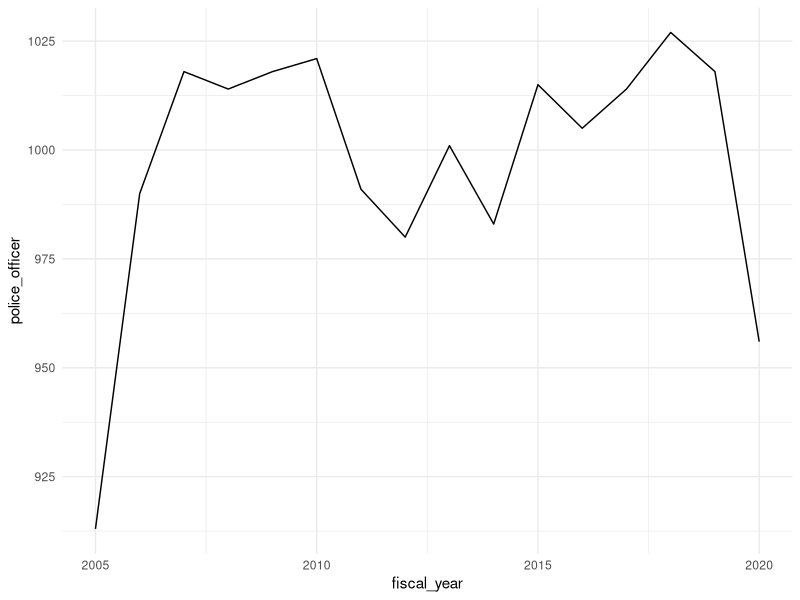
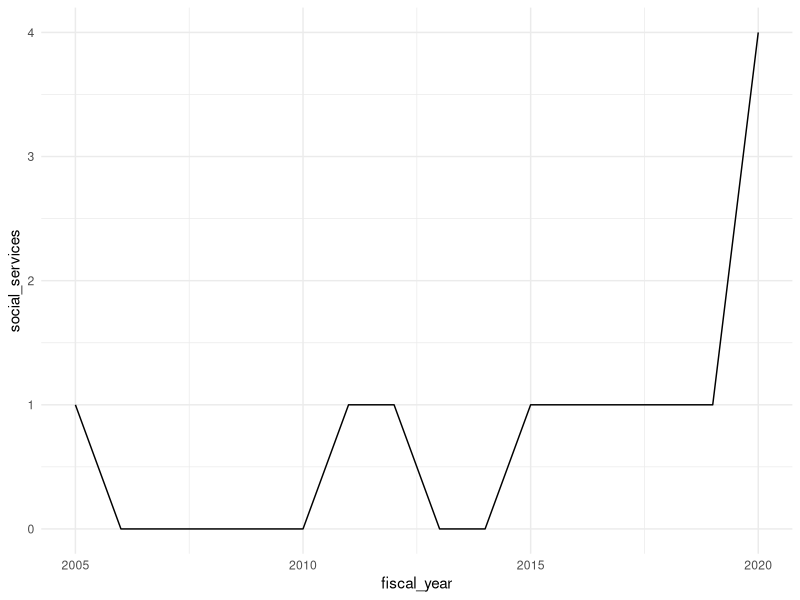

Reproduce these figures in R, in order.
## ---- chunk 1

officer_data <- read.csv('intermediate_data/lmpd_victim_advocates.csv')

library(ggplot2)

total_officers <- ggplot(officer_data, aes(x=fiscal_year, y=police_officer)) +
  geom_line() + 
  theme_minimal()

total_social_services <- ggplot(officer_data, aes(x=fiscal_year, y=social_services)) +
  geom_line() + 
  theme_minimal()
